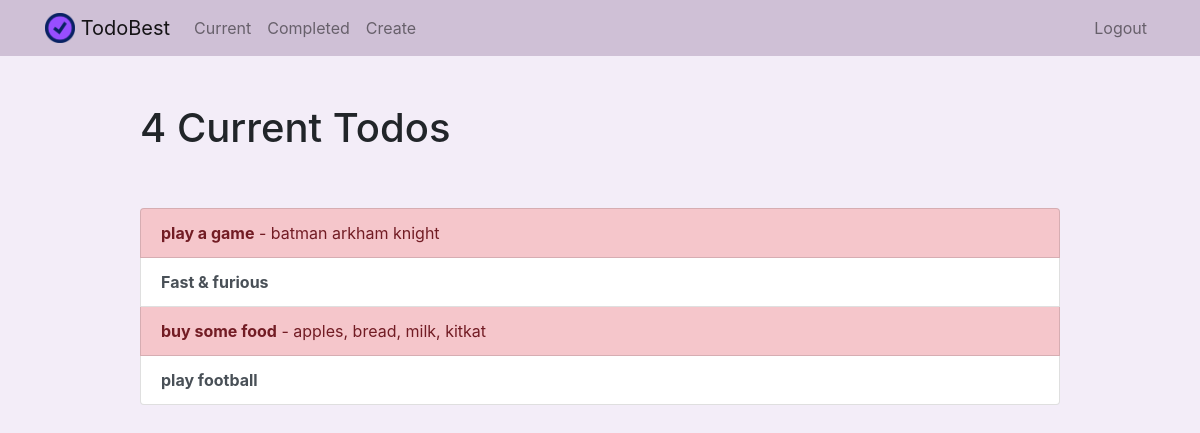
/current/ (signed in), run on an earlier commit of the app's database.
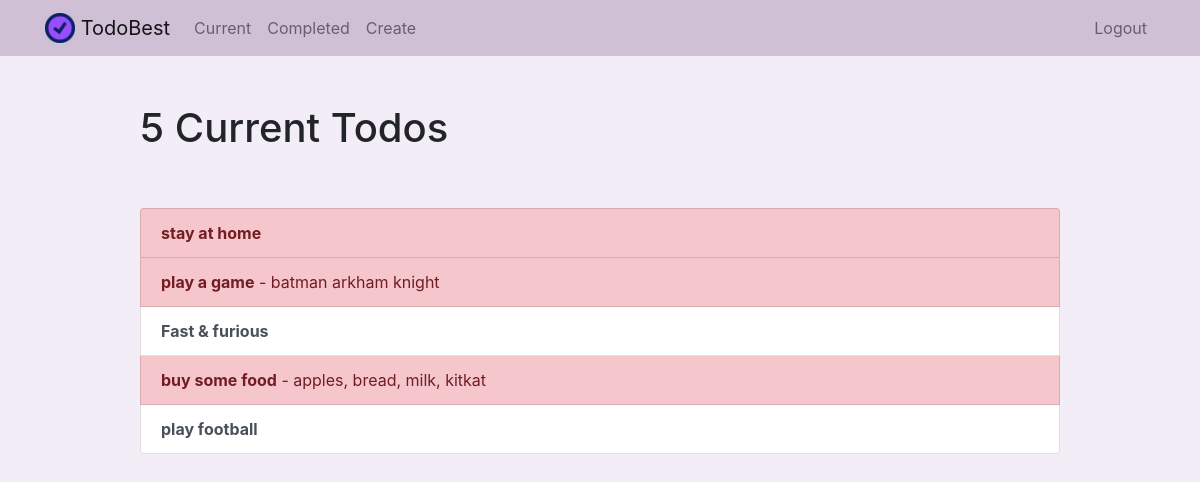
And on a later commit of the database.
### todo/models.py (models this page shows, shortened)
class Todo(models.Model):
    title = models.CharField(max_length=100)
    memo = models.TextField(blank=True)
    created = models.DateTimeField(auto_now_add=True)
    datecompleted = models.DateTimeField(null=True, blank=True)
    important = models.BooleanField(default=False)
    user = models.ForeignKey(User, on_delete=models.CASCADE)

### todo/views.py (the view)
# urls.py: path('current/', views.currenttodos, name='currenttodos'),
@login_required
def currenttodos(request):
    todos = Todo.objects.filter(user=request.user, datecompleted__isnull=True).order_by('-created')
    return render(request, 'todo/currenttodos.html', {'todos':todos})

### todo/templates/todo/currenttodos.html (shortened to what this page needs)
{% extends "todo/base.html" %}
{% block content %}
    <div class="row justify-content-center mt-5">
        <div class="col-md-10">
            {% if todos %}
                 <h1>{{ todos.count }} Current Todo{{ todos.count|pluralize }}</h1>
            {% else %}
                           <h1>Current Todos</h1>
            {% endif %}
        </div>
    </div>
    <div class="row justify-content-center mt-5">
        <div class="col-md-10">
        {% if todos %}
            <div class="list-group">
                {% for todo in todos %}
                    <a href="{% url 'viewtodo' todo.id %}" class="list-group-item list-group-item-action{% if todo.important %} list-group-item-danger {% else %} list-group-item {% endif %}"><b>{{ todo.title }}</b>{% if todo.memo %} - {{ todo.memo|truncatechars:30 }}{% endif %}</a>
                {% endfor %}
            </div>
        {% endif %}
        </div>
    </div>
{% endblock %}

### todo/templates/todo/base.html (shortened to what this page needs)
{% load static %}
<!doctype html>
<html lang="en">
<head>
    <link rel="stylesheet" href="https://stackpath.bootstrapcdn.com/bootstrap/4.4.1/css/bootstrap.min.css">
</head>
<body style="background-color: #F3EDF8;">
<nav style="background-color: #CFC0D6;" class="navbar navbar-expand-md navbar-light">
<div class="container">
    <a class="navbar-brand" href="{% url 'home' %}">
         <img src="{% static 'todo/logo.png' %}" width="30" height="30" class="d-inline-block align-top">
        <span>TodoBest</span>
    </a>
    <div class="collapse navbar-collapse" id="navbarNav">
    {% if user.is_authenticated %}
        <ul class="navbar-nav mr-auto">
                <li class="nav-item {{ current }}">
                    <a class="nav-link" href="{% url 'currenttodos' %}">Current</a>
                </li>
                <li class="nav-item {{ completed }}">
                    <a class="nav-link" href="{% url 'completedtodos' %}">Completed</a>
                </li>
                <li class="nav-item {{ create }}">
                    <a class="nav-link" href="{% url 'createtodo' %}">Create</a>
                </li>
        </ul>
    {% endif %}
    <ul class="navbar-nav ml-auto">
            {% if user.is_authenticated %}
                <li class="nav-item">
                    <a href="#" onclick="$('#signOutBtn').click()" class="nav-link">Logout</a>
                </li>
            {% endif %}
        </ul>
    </div>
</div>
</nav>
<div class="container">
{% block content %}{% endblock %}
</div>
</body>
</html>

What changed in the data, as far as the page shows it:
added Todo: title "stay at home"
Also different on the page:
{{ todos.count }}: "4" → "5"
